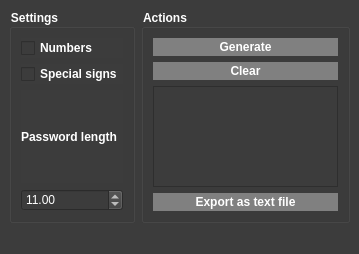
<?xml version="1.0" encoding="UTF-8"?>
<ui version="4.0">
 <class>MainWindow</class>
 <widget class="QMainWindow" name="MainWindow">
  <property name="geometry">
   <rect>
    <x>0</x>
    <y>0</y>
    <width>359</width>
    <height>254</height>
   </rect>
  </property>
  <property name="windowTitle">
   <string>MainWindow</string>
  </property>
  <property name="styleSheet">
   <string notr="true">QPushButton {
    border: 2px solid gray;
    border-radius: 10px;
    padding: 0 8px;
    background: Grey;
}

QPushButton:Hover{
    border: 2px solid Silver;
    border-radius: 10px;
    padding: 0 8px;
    background: Silver;
}

* {
	background: #3c3c3c;
	color: white;
}</string>
  </property>
  <widget class="QWidget" name="centralwidget">
   <layout class="QGridLayout" name="gridLayout">
    <item row="0" column="0">
     <widget class="QGroupBox" name="groupBox_Settings">
      <property name="font">
       <font>
        <bold>true</bold>
       </font>
      </property>
      <property name="title">
       <string>Settings</string>
      </property>
      <layout class="QVBoxLayout" name="verticalLayout_2">
       <item>
        <layout class="QVBoxLayout" name="verticalLayout">
         <item>
          <widget class="QCheckBox" name="checkBox_UseNumbers">
           <property name="font">
            <font>
             <bold>true</bold>
            </font>
           </property>
           <property name="text">
            <string>Numbers</string>
           </property>
          </widget>
         </item>
         <item>
          <widget class="QCheckBox" name="checkBox_UseSpecialSigns">
           <property name="font">
            <font>
             <bold>true</bold>
            </font>
           </property>
           <property name="text">
            <string>Special signs</string>
           </property>
          </widget>
         </item>
        </layout>
       </item>
       <item>
        <layout class="QVBoxLayout" name="verticalLayout_5">
         <item>
          <widget class="QLabel" name="label">
           <property name="font">
            <font>
             <bold>true</bold>
            </font>
           </property>
           <property name="text">
            <string>Password length</string>
           </property>
          </widget>
         </item>
         <item>
          <widget class="QDoubleSpinBox" name="doubleSpinBox_PasswordLength">
           <property name="autoFillBackground">
            <bool>false</bool>
           </property>
           <property name="wrapping">
            <bool>true</bool>
           </property>
           <property name="frame">
            <bool>true</bool>
           </property>
           <property name="showGroupSeparator" stdset="0">
            <bool>false</bool>
           </property>
           <property name="suffix">
            <string/>
           </property>
           <property name="minimum">
            <double>5.000000000000000</double>
           </property>
           <property name="maximum">
            <double>255.000000000000000</double>
           </property>
           <property name="stepType">
            <enum>QAbstractSpinBox::DefaultStepType</enum>
           </property>
           <property name="value">
            <double>11.000000000000000</double>
           </property>
          </widget>
         </item>
        </layout>
       </item>
      </layout>
     </widget>
    </item>
    <item row="0" column="1">
     <widget class="QGroupBox" name="groupBox_Actions">
      <property name="font">
       <font>
        <bold>true</bold>
       </font>
      </property>
      <property name="title">
       <string>Actions</string>
      </property>
      <layout class="QVBoxLayout" name="verticalLayout_4">
       <item>
        <layout class="QVBoxLayout" name="verticalLayout_3">
         <item>
          <widget class="QPushButton" name="pushButton_Generate">
           <property name="font">
            <font>
             <bold>true</bold>
            </font>
           </property>
           <property name="text">
            <string>Generate</string>
           </property>
          </widget>
         </item>
         <item>
          <widget class="QPushButton" name="pushButton_Clear">
           <property name="font">
            <font>
             <bold>true</bold>
            </font>
           </property>
           <property name="text">
            <string>Clear</string>
           </property>
          </widget>
         </item>
         <item>
          <widget class="QPlainTextEdit" name="plainTextEdit_GeneratedPassword">
           <property name="font">
            <font>
             <bold>true</bold>
            </font>
           </property>
          </widget>
         </item>
         <item>
          <widget class="QPushButton" name="pushButton_Export">
           <property name="font">
            <font>
             <bold>true</bold>
            </font>
           </property>
           <property name="text">
            <string>Export as text file</string>
           </property>
          </widget>
         </item>
        </layout>
       </item>
      </layout>
     </widget>
    </item>
   </layout>
  </widget>
  <widget class="QMenuBar" name="menubar">
   <property name="geometry">
    <rect>
     <x>0</x>
     <y>0</y>
     <width>359</width>
     <height>21</height>
    </rect>
   </property>
  </widget>
  <widget class="QStatusBar" name="statusbar"/>
 </widget>
 <resources/>
 <connections/>
</ui>
